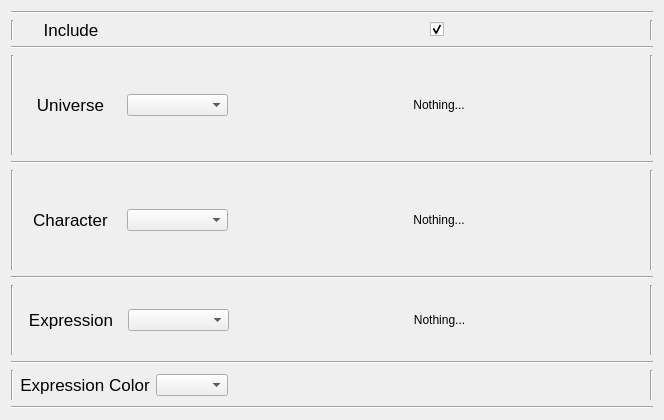
                 <widget class="QWidget" name="tab_2">
                  <attribute name="title">
                   <string>Sprite Settings (Left)</string>
                  </attribute>
                  <layout class="QGridLayout" name="gridLayout_9">
                   <item row="0" column="0">
                    <layout class="QVBoxLayout" name="verticalLayout_4">
                     <item>
                      <widget class="Line" name="line_36">
                       <property name="orientation">
                        <enum>Qt::Orientation::Horizontal</enum>
                       </property>
                      </widget>
                     </item>
                     <item>
                      <layout class="QHBoxLayout" name="horizontalLayout_43">
                       <item>
                        <widget class="Line" name="line_33">
                         <property name="orientation">
                          <enum>Qt::Orientation::Vertical</enum>
                         </property>
                        </widget>
                       </item>
                       <item>
                        <widget class="QLabel" name="label_9">
                         <property name="sizePolicy">
                          <sizepolicy hsizetype="Preferred" vsizetype="Preferred">
                           <horstretch>0</horstretch>
                           <verstretch>0</verstretch>
                          </sizepolicy>
                         </property>
                         <property name="minimumSize">
                          <size>
                           <width>0</width>
                           <height>0</height>
                          </size>
                         </property>
                         <property name="font">
                          <font>
                           <pointsize>13</pointsize>
                           <fontweight>DemiBold</fontweight>
                          </font>
                         </property>
                         <property name="toolTip">
                          <string>Adds an expression to the left side of the image</string>
                         </property>
                         <property name="text">
                          <string>Include</string>
                         </property>
                         <property name="alignment">
                          <set>Qt::AlignmentFlag::AlignCenter</set>
                         </property>
                        </widget>
                       </item>
                       <item>
                        <widget class="QLabel" name="label_10">
                         <property name="text">
                          <string/>
                         </property>
                        </widget>
                       </item>
                       <item>
                        <layout class="QHBoxLayout" name="horizontalLayout_69">
                         <item>
                          <spacer name="horizontalSpacer_35">
                           <property name="orientation">
                            <enum>Qt::Orientation::Horizontal</enum>
                           </property>
                           <property name="sizeType">
                            <enum>QSizePolicy::Policy::Fixed</enum>
                           </property>
                           <property name="sizeHint" stdset="0">
                            <size>
                             <width>195</width>
                             <height>20</height>
                            </size>
                           </property>
                          </spacer>
                         </item>
                         <item>
                          <widget class="QCheckBox" name="include_checkbox">
                           <property name="sizePolicy">
                            <sizepolicy hsizetype="Maximum" vsizetype="Maximum">
                             <horstretch>0</horstretch>
                             <verstretch>0</verstretch>
                            </sizepolicy>
                           </property>
                           <property name="text">
                            <string/>
                           </property>
                           <property name="checked">
                            <bool>true</bool>
                           </property>
                          </widget>
                         </item>
                         <item>
                          <spacer name="horizontalSpacer_36">
                           <property name="orientation">
                            <enum>Qt::Orientation::Horizontal</enum>
                           </property>
                           <property name="sizeType">
                            <enum>QSizePolicy::Policy::Fixed</enum>
                           </property>
                           <property name="sizeHint" stdset="0">
                            <size>
                             <width>200</width>
                             <height>20</height>
                            </size>
                           </property>
                          </spacer>
                         </item>
                        </layout>
                       </item>
                       <item>
                        <widget class="Line" name="line_66">
                         <property name="orientation">
                          <enum>Qt::Orientation::Vertical</enum>
                         </property>
                        </widget>
                       </item>
                      </layout>
                     </item>
                     <item>
                      <widget class="Line" name="line_74">
                       <property name="orientation">
                        <enum>Qt::Orientation::Horizontal</enum>
                       </property>
                      </widget>
                     </item>
                     <item>
                      <layout class="QHBoxLayout" name="horizontalLayout_10">
                       <item>
                        <widget class="Line" name="line_34">
                         <property name="orientation">
                          <enum>Qt::Orientation::Vertical</enum>
                         </property>
                        </widget>
                       </item>
                       <item>
                        <widget class="QLabel" name="universe_label">
                         <property name="font">
                          <font>
                           <pointsize>13</pointsize>
                           <fontweight>DemiBold</fontweight>
                          </font>
                         </property>
                         <property name="toolTip">
                          <string>Selects the given universe for the left image</string>
                         </property>
                         <property name="text">
                          <string>Universe</string>
                         </property>
                         <property name="alignment">
                          <set>Qt::AlignmentFlag::AlignCenter</set>
                         </property>
                        </widget>
                       </item>
                       <item>
                        <widget class="QComboBox" name="universe_selector"/>
                       </item>
                       <item>
                        <layout class="QHBoxLayout" name="horizontalLayout_68">
                         <item>
                          <spacer name="horizontalSpacer_12">
                           <property name="orientation">
                            <enum>Qt::Orientation::Horizontal</enum>
                           </property>
                           <property name="sizeType">
                            <enum>QSizePolicy::Policy::Fixed</enum>
                           </property>
                           <property name="sizeHint" stdset="0">
                            <size>
                             <width>90</width>
                             <height>20</height>
                            </size>
                           </property>
                          </spacer>
                         </item>
                         <item>
                          <widget class="QLabel" name="universe_preview">
                           <property name="sizePolicy">
                            <sizepolicy hsizetype="Maximum" vsizetype="Maximum">
                             <horstretch>0</horstretch>
                             <verstretch>0</verstretch>
                            </sizepolicy>
                           </property>
                           <property name="minimumSize">
                            <size>
                             <width>230</width>
                             <height>100</height>
                            </size>
                           </property>
                           <property name="maximumSize">
                            <size>
                             <width>230</width>
                             <height>100</height>
                            </size>
                           </property>
                           <property name="autoFillBackground">
                            <bool>true</bool>
                           </property>
                           <property name="text">
                            <string>Nothing...</string>
                           </property>
                           <property name="alignment">
                            <set>Qt::AlignmentFlag::AlignCenter</set>
                           </property>
                          </widget>
                         </item>
                         <item>
                          <spacer name="horizontalSpacer_11">
                           <property name="orientation">
                            <enum>Qt::Orientation::Horizontal</enum>
                           </property>
                           <property name="sizeType">
                            <enum>QSizePolicy::Policy::Fixed</enum>
                           </property>
                           <property name="sizeHint" stdset="0">
                            <size>
                             <width>90</width>
                             <height>20</height>
                            </size>
                           </property>
                          </spacer>
                         </item>
                        </layout>
                       </item>
                       <item>
                        <widget class="Line" name="line_35">
                         <property name="orientation">
                          <enum>Qt::Orientation::Vertical</enum>
                         </property>
                        </widget>
                       </item>
                      </layout>
                     </item>
                     <item>
                      <widget class="Line" name="line_5">
                       <property name="orientation">
                        <enum>Qt::Orientation::Horizontal</enum>
                       </property>
                      </widget>
                     </item>
                     <item>
                      <layout class="QHBoxLayout" name="horizontalLayout_13">
                       <item>
                        <widget class="Line" name="line_38">
                         <property name="orientation">
                          <enum>Qt::Orientation::Vertical</enum>
                         </property>
                        </widget>
                       </item>
                       <item>
                        <widget class="QLabel" name="character_label">
                         <property name="font">
                          <font>
                           <pointsize>13</pointsize>
                           <fontweight>DemiBold</fontweight>
                          </font>
                         </property>
                         <property name="toolTip">
                          <string>Selects the given character for the left image</string>
                         </property>
                         <property name="text">
                          <string>Character</string>
                         </property>
                         <property name="alignment">
                          <set>Qt::AlignmentFlag::AlignCenter</set>
                         </property>
                        </widget>
                       </item>
                       <item>
                        <widget class="QComboBox" name="character_selector"/>
                       </item>
                       <item>
                        <layout class="QHBoxLayout" name="horizontalLayout_60">
                         <item>
                          <spacer name="horizontalSpacer_14">
                           <property name="orientation">
                            <enum>Qt::Orientation::Horizontal</enum>
                           </property>
                           <property name="sizeType">
                            <enum>QSizePolicy::Policy::Fixed</enum>
                           </property>
                           <property name="sizeHint" stdset="0">
                            <size>
                             <width>90</width>
                             <height>20</height>
                            </size>
                           </property>
                          </spacer>
                         </item>
                         <item>
                          <widget class="QLabel" name="character_preview">
                           <property name="sizePolicy">
                            <sizepolicy hsizetype="Maximum" vsizetype="Maximum">
                             <horstretch>230</horstretch>
                             <verstretch>100</verstretch>
                            </sizepolicy>
                           </property>
                           <property name="minimumSize">
                            <size>
                             <width>230</width>
                             <height>100</height>
                            </size>
                           </property>
                           <property name="maximumSize">
                            <size>
                             <width>100</width>
                             <height>100</height>
                            </size>
                           </property>
                           <property name="autoFillBackground">
                            <bool>true</bool>
                           </property>
                           <property name="text">
                            <string>Nothing...</string>
                           </property>
                           <property name="alignment">
                            <set>Qt::AlignmentFlag::AlignCenter</set>
                           </property>
                          </widget>
                         </item>
                         <item>
                          <spacer name="horizontalSpacer_13">
                           <property name="orientation">
                            <enum>Qt::Orientation::Horizontal</enum>
                           </property>
                           <property name="sizeType">
                            <enum>QSizePolicy::Policy::Fixed</enum>
                           </property>
                           <property name="sizeHint" stdset="0">
                            <size>
                             <width>90</width>
                             <height>20</height>
                            </size>
                           </property>
                          </spacer>
                         </item>
                        </layout>
                       </item>
                       <item>
                        <widget class="Line" name="line_43">
                         <property name="orientation">
                          <enum>Qt::Orientation::Vertical</enum>
                         </property>
                        </widget>
                       </item>
                      </layout>
                     </item>
                     <item>
                      <widget class="Line" name="line_4">
                       <property name="orientation">
                        <enum>Qt::Orientation::Horizontal</enum>
                       </property>
                      </widget>
                     </item>
                     <item>
                      <layout class="QHBoxLayout" name="horizontalLayout_15">
                       <item>
                        <widget class="Line" name="line_39">
                         <property name="orientation">
                          <enum>Qt::Orientation::Vertical</enum>
                         </property>
                        </widget>
                       </item>
                       <item>
                        <widget class="QLabel" name="expression_label">
                         <property name="font">
                          <font>
                           <pointsize>13</pointsize>
                           <fontweight>DemiBold</fontweight>
                          </font>
                         </property>
                         <property name="toolTip">
                          <string>Selects the given expression for the left image</string>
                         </property>
                         <property name="text">
                          <string>Expression</string>
                         </property>
                         <property name="alignment">
                          <set>Qt::AlignmentFlag::AlignCenter</set>
                         </property>
                        </widget>
                       </item>
                       <item>
                        <widget class="QComboBox" name="expression_selector">
                         <property name="maxVisibleItems">
                          <number>10</number>
                         </property>
                        </widget>
                       </item>
                       <item>
                        <layout class="QHBoxLayout" name="horizontalLayout_44">
                         <item>
                          <spacer name="horizontalSpacer_16">
                           <property name="orientation">
                            <enum>Qt::Orientation::Horizontal</enum>
                           </property>
                           <property name="sizeType">
                            <enum>QSizePolicy::Policy::Fixed</enum>
                           </property>
                           <property name="sizeHint" stdset="0">
                            <size>
                             <width>170</width>
                             <height>20</height>
                            </size>
                           </property>
                          </spacer>
                         </item>
                         <item>
                          <widget class="QLabel" name="expression_preview">
                           <property name="sizePolicy">
                            <sizepolicy hsizetype="Maximum" vsizetype="Maximum">
                             <horstretch>0</horstretch>
                             <verstretch>0</verstretch>
                            </sizepolicy>
                           </property>
                           <property name="minimumSize">
                            <size>
                             <width>69</width>
                             <height>70</height>
                            </size>
                           </property>
                           <property name="maximumSize">
                            <size>
                             <width>69</width>
                             <height>70</height>
                            </size>
                           </property>
                           <property name="sizeIncrement">
                            <size>
                             <width>69</width>
                             <height>70</height>
                            </size>
                           </property>
                           <property name="autoFillBackground">
                            <bool>true</bool>
                           </property>
                           <property name="text">
                            <string>Nothing...</string>
                           </property>
                           <property name="alignment">
                            <set>Qt::AlignmentFlag::AlignCenter</set>
                           </property>
                          </widget>
                         </item>
                         <item>
                          <spacer name="horizontalSpacer_15">
                           <property name="orientation">
                            <enum>Qt::Orientation::Horizontal</enum>
                           </property>
                           <property name="sizeType">
                            <enum>QSizePolicy::Policy::Fixed</enum>
                           </property>
                           <property name="sizeHint" stdset="0">
                            <size>
                             <width>170</width>
                             <height>20</height>
                            </size>
                           </property>
                          </spacer>
                         </item>
                        </layout>
                       </item>
                       <item>
                        <widget class="Line" name="line_42">
                         <property name="orientation">
                          <enum>Qt::Orientation::Vertical</enum>
                         </property>
                        </widget>
                       </item>
                      </layout>
                     </item>
                     <item>
                      <widget class="Line" name="line_3">
                       <property name="orientation">
                        <enum>Qt::Orientation::Horizontal</enum>
                       </property>
                      </widget>
                     </item>
                     <item>
                      <layout class="QHBoxLayout" name="horizontalLayout_11">
                       <item>
                        <widget class="Line" name="line_40">
                         <property name="orientation">
                          <enum>Qt::Orientation::Vertical</enum>
                         </property>
                        </widget>
                       </item>
                       <item>
                        <widget class="QLabel" name="expression_color_label">
                         <property name="font">
                          <font>
                           <pointsize>13</pointsize>
                           <fontweight>DemiBold</fontweight>
                          </font>
                         </property>
                         <property name="toolTip">
                          <string>Changes the expression color of the left image (only with black and white source)</string>
                         </property>
                         <property name="text">
                          <string>Expression Color</string>
                         </property>
                         <property name="alignment">
                          <set>Qt::AlignmentFlag::AlignCenter</set>
                         </property>
                        </widget>
                       </item>
                       <item>
                        <widget class="QComboBox" name="expression_color_selector"/>
                       </item>
                       <item>
                        <layout class="QHBoxLayout" name="horizontalLayout_70">
                         <item>
                          <spacer name="horizontalSpacer_24">
                           <property name="orientation">
                            <enum>Qt::Orientation::Horizontal</enum>
                           </property>
                           <property name="sizeType">
                            <enum>QSizePolicy::Policy::Fixed</enum>
                           </property>
                           <property name="sizeHint" stdset="0">
                            <size>
                             <width>110</width>
                             <height>20</height>
                            </size>
                           </property>
                          </spacer>
                         </item>
                         <item>
                          <widget class="QLabel" name="expression_color_preview">
                           <property name="sizePolicy">
                            <sizepolicy hsizetype="Maximum" vsizetype="Maximum">
                             <horstretch>0</horstretch>
                             <verstretch>0</verstretch>
                            </sizepolicy>
                           </property>
                           <property name="minimumSize">
                            <size>
                             <width>200</width>
                             <height>30</height>
                            </size>
                           </property>
                           <property name="maximumSize">
                            <size>
                             <width>200</width>
                             <height>30</height>
                            </size>
                           </property>
                           <property name="autoFillBackground">
                            <bool>true</bool>
                           </property>
                           <property name="text">
                            <string/>
                           </property>
                           <property name="alignment">
                            <set>Qt::AlignmentFlag::AlignCenter</set>
                           </property>
                          </widget>
                         </item>
                         <item>
                          <spacer name="horizontalSpacer_17">
                           <property name="orientation">
                            <enum>Qt::Orientation::Horizontal</enum>
                           </property>
                           <property name="sizeType">
                            <enum>QSizePolicy::Policy::Fixed</enum>
                           </property>
                           <property name="sizeHint" stdset="0">
                            <size>
                             <width>100</width>
                             <height>20</height>
                            </size>
                           </property>
                          </spacer>
                         </item>
                        </layout>
                       </item>
                       <item>
                        <widget class="Line" name="line_41">
                         <property name="orientation">
                          <enum>Qt::Orientation::Vertical</enum>
                         </property>
                        </widget>
                       </item>
                      </layout>
                     </item>
                     <item>
                      <widget class="Line" name="line_37">
                       <property name="orientation">
                        <enum>Qt::Orientation::Horizontal</enum>
                       </property>
                      </widget>
                     </item>
                    </layout>
                   </item>
                  </layout>
                 </widget>
